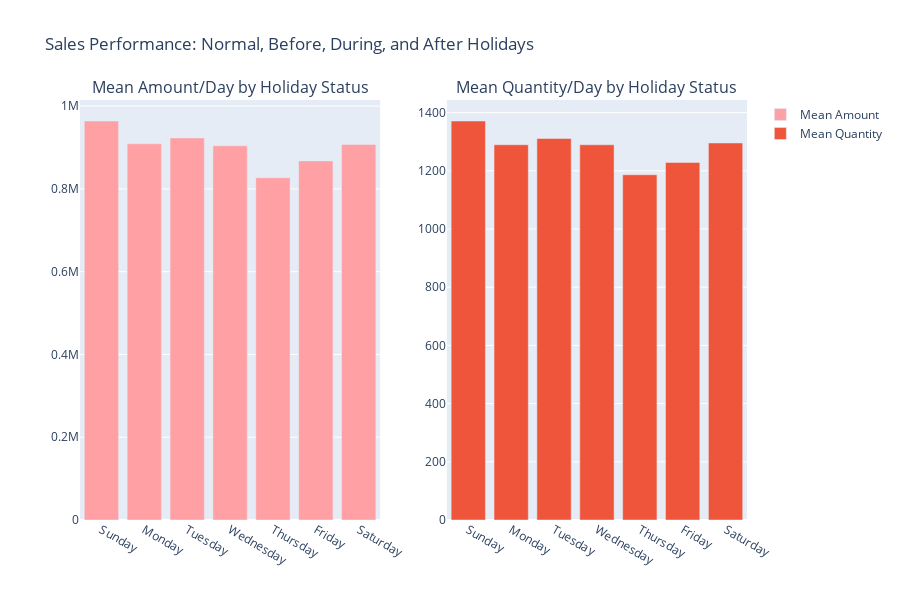

Write notebook code for a chart like this one.
### Code cell
# Create a subplot figure with 1 row and 2 columns
fig = make_subplots(rows=1, cols=2, subplot_titles=("Mean Amount/Day by Holiday Status", "Mean Quantity/Day by Holiday Status"))

# Add the first bar plot for 'total_amount' in the first column
fig.add_trace(
    go.Bar(
        x=sales_by_days['Day_of_Week'],
        y=sales_by_days['mean_amount'],
        name='Mean Amount',
        marker_color='#FFA0A4'  # Color for total_amount bars
    ),
    row=1, col=1
)

# Add the second bar plot for 'total_qty' in the second column
fig.add_trace(
    go.Bar(
        x=sales_by_days['Day_of_Week'],
        y=sales_by_days['mean_qty'],
        name='Mean Quantity'
    ),
    row=1, col=2
)

# Update layout
fig.update_layout(
    title='Sales Performance: Normal, Before, During, and After Holidays',
    height=600
)

# Show the combined plot
fig.show()

### Figure 1 — Plotly figure (JSON) as saved in the notebook; plotly's stock layout.template omitted (floating-point values rounded to 4 significant figures)
{"data": [{"marker": {"color": "#FFA0A4"}, "name": "Mean Amount", "type": "bar", "x": ["Sunday", "Monday", "Tuesday", "Wednesday", "Thursday", "Friday", "Saturday"], "xaxis": "x", "y": [964100.0, 909000.0, 923200.0, 904300.0, 827100.0, 867700.0, 907400.0], "yaxis": "y"}, {"name": "Mean Quantity", "type": "bar", "x": ["Sunday", "Monday", "Tuesday", "Wednesday", "Thursday", "Friday", "Saturday"], "xaxis": "x2", "y": [1371.0, 1290.0, 1311.0, 1290.0, 1187.0, 1229.0, 1296.0], "yaxis": "y2"}], "layout": {"annotations": [{"font": {"size": 16}, "showarrow": false, "text": "Mean Amount/Day by Holiday Status", "x": 0.225, "xanchor": "center", "xref": "paper", "y": 1, "yanchor": "bottom", "yref": "paper"}, {"font": {"size": 16}, "showarrow": false, "text": "Mean Quantity/Day by Holiday Status", "x": 0.775, "xanchor": "center", "xref": "paper", "y": 1, "yanchor": "bottom", "yref": "paper"}], "height": 600, "title": {"text": "Sales Performance: Normal, Before, During, and After Holidays"}, "xaxis": {"anchor": "y", "domain": [0, 0.45]}, "xaxis2": {"anchor": "y2", "domain": [0.55, 1]}, "yaxis": {"anchor": "x", "domain": [0, 1]}, "yaxis2": {"anchor": "x2", "domain": [0, 1]}}}
